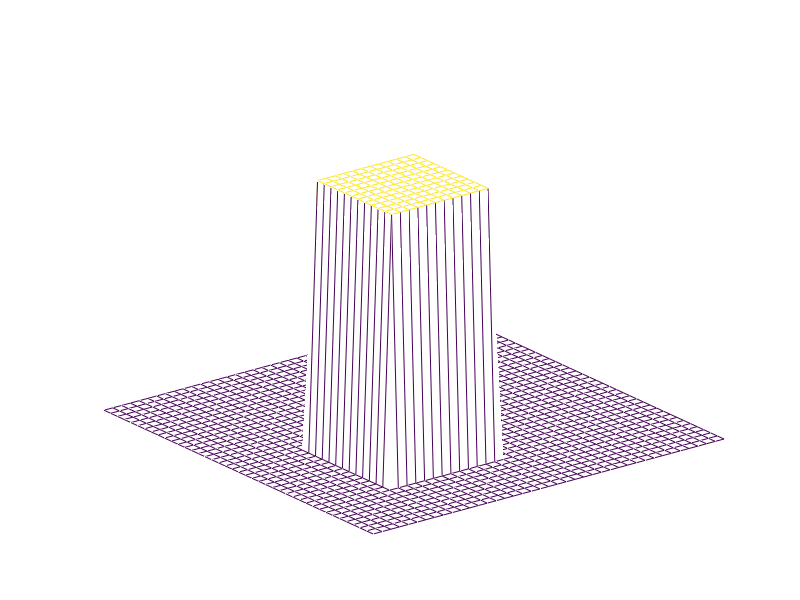

This figure's MATLAB source: (Note: this script raises an error after producing the figure.)
clear
nx = 41;
ny = 41;
nt = 120;
c = 1;
dx = 2/(nx-1);
dy = 2/(ny-1);
sigma = .009;
nu=.01;
dt = sigma*dx*dy/nu;

x = linspace(0, 2, nx);
y = linspace(0, 2, ny);

% Initial conditions
u = ones(ny,nx);
v = ones(ny,nx);
comb=ones(ny,nx);

u( fix(.5/dy):fix(1/dy+1) , fix(.5/dx):fix(1/dx+1) ) = 2;
v( fix(.5/dy):fix(1/dy+1) , fix(.5/dx):fix(1/dx+1) ) = 2;

mesh(y, x, u)
%imagesc(u);axis('square')
set(gca,'nextplot','replacechildren','visible','off')
f=getframe;
[im,map] = rgb2ind(f.cdata,256,'nodither');
im(1,1,1,nt) = 0;

for t=1:nt
    un=u;
    vn=v;    
    for j=2:(ny-1)
        for i=2:(nx-1)
            u(j,i) = u(j,i)- (dt/dx) * u(j,i)*(u(j,i) -u(j-1,i)) - (dt/dy) * v(j,i)*(u(j,i)-u(j,i-1)) + ...
                             (nu*dt/dx^2) *(u(j+1,i)-2*u(j,i)+u(j-1,i)) + (nu*dt/dy^2) * (u(j,i+1)-2*u(j,i)+u(j,i-1));
                         
            v(j,i) = v(j,i)- (dt/dx) * u(j,i)*(v(j,i) -v(j-1,i)) - (dt/dy) * v(j,i)*(v(j,i)-v(j,i-1)) + ...
                             (nu*dt/dx^2) *(v(j+1,i)-2*v(j,i)+v(j-1,i)) + (nu*dt/dy^2) * (v(j,i+1)-2*v(j,i)+v(j,i-1));
        end
    end

    mesh(y, x, u)
    %imagesc(u, v); axis('square')
    f = getframe;
    im(:,:,1,t) = rgb2ind(f.cdata, map, 'nodither');
end
imwrite(im,map,'wave8.gif','DelayTime',0.1,'LoopCount',1)
